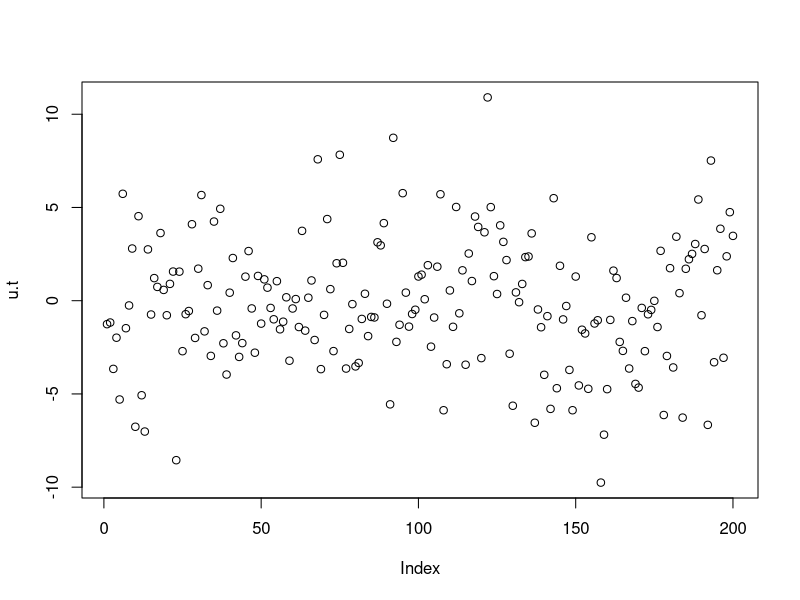
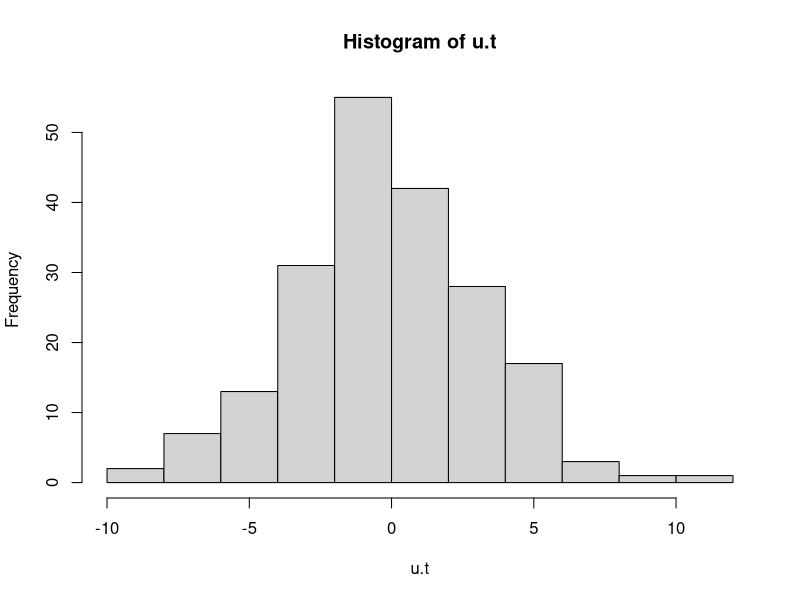
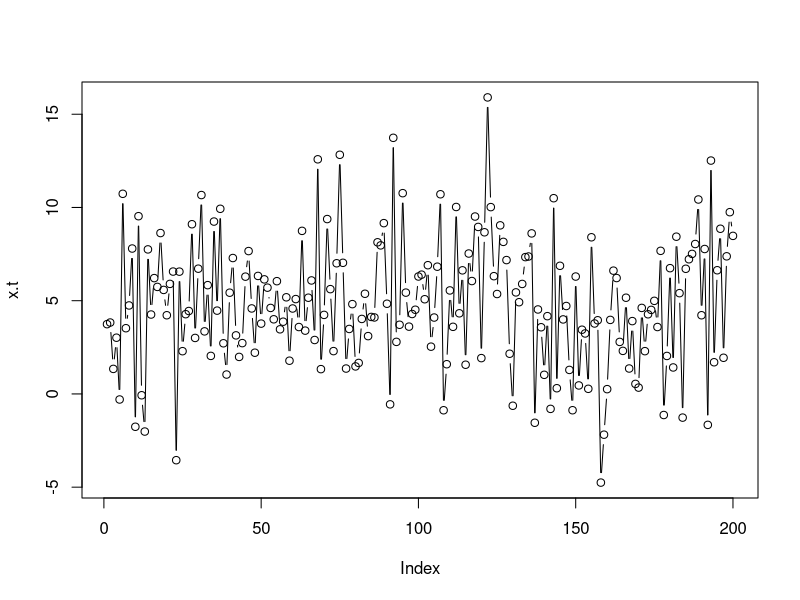

These figures' R source, in order:
sample <- 200
mu <- 5 ; sigma2 <- 10

u.t <- rnorm(sample, 0, sqrt(sigma2))
plot (u.t)
hist (u.t)

x.t <- mu + u.t

plot (x.t,type='b')


?read.csv

install.packages("foreign")
library(foreign)

?read.dta



